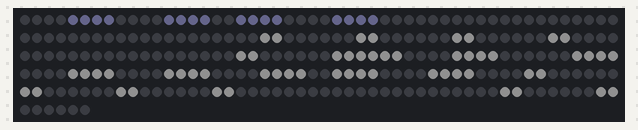
Bench run of a program on a simulated Raspberry Pi Pico running MicroPython. Parts: 256 RGB LEDs in strip order, left to right, continuing on the next row. Dim RGB values are drawn brighter than linear; random numbers come from a fixed seed; files that are not in the repository are absent.

Above: at 8.4 s.

The program:

oslogo.py
```python
# Demo: OS-Logo. Zeigt das Logo des Betriebssystems vom PC, so wie fastfetch es anzeigt: baut sich
# funkelnd auf, ein Glanzstreifen zieht darueber, dann zerfaellt es und baut sich neu auf.
# Das Logo kommt aus oslogo.bin, das tools/oslogo.py auf dem PC erzeugt und mit hochlaedt.
import time, random, micropython, array
import matrix as m

W, H = m.W, m.H
FRAME_MS = 30
FILE = "oslogo.bin"  # 768 Byte RGB, zeilenweise von oben links
BUILD_SPEED = 2      # Aufbau/Zerfall: Fortschritt pro Bild (alles in ca. 3,5 s)
HOLD = 600           # so viele Bilder bleibt das Logo stehen (ca. 18 s)
GLINT_EVERY = 160    # alle so vielen Bilder zieht ein Glanzstreifen darueber
PAUSE = 25           # dunkle Pause zwischen Zerfall und neuem Aufbau

# grosse Puffer zuerst anlegen
src = bytearray(W * H * 3)
appear = bytearray(W * H)            # Reihenfolge, in der die Pixel erscheinen (0..223)
IDX = array.array('H', [m.xy(i % W, i // W) * 3 for i in range(W * H)])

try:
    with open(FILE, "rb") as f:
        f.readinto(src)
except OSError:
    # kein Logo hochgeladen: weisses Fragezeichen
    Q = ("..XXXX..", ".XX..XX.", ".....XX.", "....XX..", "...XX...", "...XX...", "........", "...XX...")
    for y, row in enumerate(Q):
        for x, ch in enumerate(row):
            if ch == "X":
                for dy in (0, 1):
                    for dx in (0, 1):
                        j = ((y * 2 + dy) * W + x * 2 + dx) * 3
                        src[j] = src[j + 1] = src[j + 2] = 255
LIT = [i for i in range(W * H) if src[i * 3] | src[i * 3 + 1] | src[i * 3 + 2]]

def shuffle():
    # neue zufaellige Reihenfolge fuer die leuchtenden Pixel
    order = LIT[:]
    for i in range(len(order) - 1, 0, -1):
        j = random.randrange(i + 1)
        order[i], order[j] = order[j], order[i]
    n = max(1, len(order))
    for r, i in enumerate(order):
        appear[i] = r * 224 // n

@micropython.viper
def compose(src: ptr8, idx: ptr16, appear: ptr8, dst: ptr8, phase: int, rev: int, glint: int):
    for i in range(256):
        a = int(appear[i])
        if rev:
            v = (a - phase + 8) * 32
        else:
            v = (phase - a) * 32
        if v > 255:
            v = 255
        k = i * 3
        j = int(idx[i])
        r = int(src[k]); g = int(src[k + 1]); b = int(src[k + 2])
        if v <= 0 or (r | g | b) == 0:
            dst[j] = 0; dst[j + 1] = 0; dst[j + 2] = 0
            continue
        # Helligkeit, beim Erscheinen/Verschwinden kurz weiss aufblitzen
        bri = v * 2
        if bri > 255:
            bri = 255
        w = 255 - v
        d = (i & 15) + (i >> 4) - glint
        if d < 0:
            d = -d
        if d == 0:
            w += 170
        elif d == 1:
            w += 80
        if w > 255:
            w = 255
        r = r + ((255 - r) * w + 127) // 255
        g = g + ((255 - g) * w + 127) // 255
        b = b + ((255 - b) * w + 127) // 255
        dst[j] = (r * bri + 127) // 255
        dst[j + 1] = (g * bri + 127) // 255
        dst[j + 2] = (b * bri + 127) // 255

END = 224 + 8        # ab hier sind alle Pixel ganz da bzw. ganz weg
shuffle()
state = 0            # 0 Aufbau, 1 Stehen, 2 Zerfall, 3 Pause
phase = 0
timer = 0

while True:
    t = time.ticks_ms()
    glint = -100
    if state == 0:
        phase += BUILD_SPEED
        compose(src, IDX, appear, m.buf, phase, 0, glint)
        if phase >= END:
            state, timer = 1, 0
    elif state == 1:
        timer += 1
        g = timer % GLINT_EVERY
        if g < 80:
            glint = g // 2 - 4       # Streifen laeuft von oben links nach unten rechts
        compose(src, IDX, appear, m.buf, END, 0, glint)
        if timer >= HOLD:
            state, phase = 2, 0
            shuffle()
    elif state == 2:
        phase += BUILD_SPEED
        compose(src, IDX, appear, m.buf, phase, 1, glint)
        if phase >= END:
            state, timer = 3, 0
    else:
        timer += 1
        if timer == 1:
            m.clear()
        if timer >= PAUSE:
            state, phase = 0, 0
            shuffle()
    m.show()
    time.sleep_ms(max(0, FRAME_MS - time.ticks_diff(time.ticks_ms(), t)))
```

matrix.py
```python
# Gemeinsame Bibliothek fuer alle Demos: 4x WS2812B 8x8 als 16x16-Flaeche an GP22
# Anordnung: 1 links oben, 2 links unten, 3 rechts oben, 4 rechts unten
# Farben werden immer in voller Aufloesung (0-255) angegeben, show() dimmt sie herunter.
import machine, neopixel, micropython, array

PIN = 22
W = H = 16
N = W * H
MAX = 16  # max. Helligkeit pro Kanal (0-255) -> ca. 500 mA gesamt, VSYS gemessen stabil bis MAX 22
# Helligkeitsausgleich je Matrix (1, 2, 3, 4) und Farbkanal (R, G, B).
# Matrix 1 hat andere LEDs: Rot/Gruen doppelt so hell, Blau ca. 1,45x (per Auge abgeglichen)
GAIN = ((0.5, 0.5, 0.69), (1, 1, 1), (1, 1, 1), (1, 1, 1))
# Strombremse: Summe aller Kanaele (0-255) darf das nicht ueberschreiten,
# sonst wird alles gleichmaessig gedimmt. 255 je LED = so viel wie der Regenbogen.
BUDGET = N * 255

_np = neopixel.NeoPixel(machine.Pin(PIN), N)
buf = bytearray(N * 3)  # R, G, B je LED, Index = LED-Nummer in der Kette

# Faktor je LED und Kanal in Festkomma (x1024), damit show() ohne Fliesskomma auskommt
_mul = array.array('H', [round(MAX * GAIN[i // 3 // 64][i % 3] * 1024 / 255) for i in range(N * 3)])

@micropython.viper
def _sum(src: ptr8, n: int) -> int:
    t = 0
    i = 0
    while i < n:
        t += src[i]
        i += 1
    return t

@micropython.viper
def _render(src: ptr8, dst: ptr8, mul: ptr16, n: int, k: int):
    # RGB (0-255) -> gedimmt, korrigiert, gerundet, in GRB-Reihenfolge fuer die WS2812B
    j = 0
    while j < n:
        dst[j + 1] = (src[j] * mul[j] * k + 524288) >> 20
        dst[j] = (src[j + 1] * mul[j + 1] * k + 524288) >> 20
        dst[j + 2] = (src[j + 2] * mul[j + 2] * k + 524288) >> 20
        j += 3

def xy(x, y):
    m = (x // 8) * 2 + (y // 8)
    return m * 64 + (y % 8) * 8 + (x % 8)

def set(x, y, c):
    if 0 <= x < W and 0 <= y < H:
        i = xy(x, y) * 3
        buf[i] = c[0]; buf[i + 1] = c[1]; buf[i + 2] = c[2]

def get(x, y):
    i = xy(x, y) * 3
    return (buf[i], buf[i + 1], buf[i + 2])

def fill(c):
    for i in range(0, N * 3, 3):
        buf[i] = c[0]; buf[i + 1] = c[1]; buf[i + 2] = c[2]

def clear():
    fill((0, 0, 0))

def show():
    tot = _sum(buf, N * 3)
    k = 1024 if tot <= BUDGET else 1024 * BUDGET // tot
    _render(buf, _np.buf, _mul, N * 3, k)
    _np.write()

def wheel(p):
    # Farbrad 0..767, jeweils nur 2 Kanaele aktiv
    p %= 768
    if p < 256:
        return (255 - p, p, 0)
    p -= 256
    if p < 256:
        return (0, 255 - p, p)
    p -= 256
    return (p, 0, 255 - p)
```
